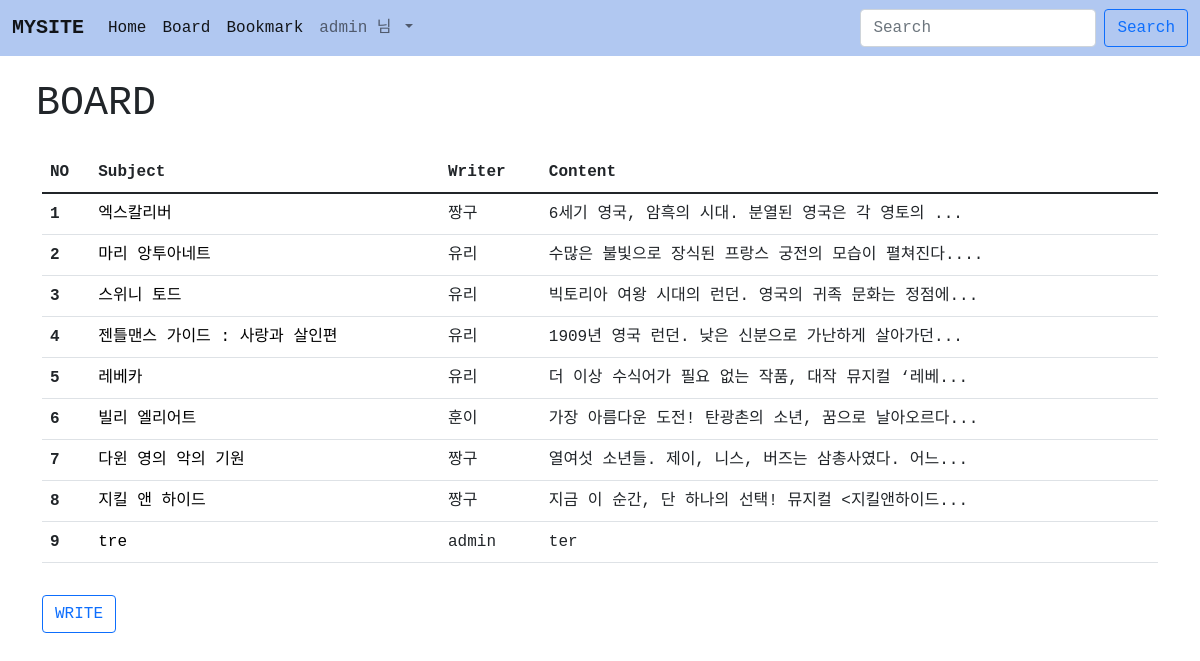
The page /board/ (signed in) on the database its author committed.
### acc/models.py (models this page shows, shortened)
class User(AbstractUser):
    pic = models.ImageField(upload_to='usr')
    point = models.IntegerField(default = 0)
    comment = models.TextField(blank=True) #테이블에 속성 추가할 때 blank = True 해주기-> migraion해주기

### board/models.py (models this page shows, shortened)
class Board(models.Model):
    subject = models.CharField(max_length=100)
    writer = models.CharField(max_length=30)
    content = models.TextField()
    photo = models.ImageField(blank=True, null=True)
    def summary(self):
        if len(self.content) >= 30:
            return self.content[:30] + "..."
        return self.content

### board/views.py (the view)
# urls.py: path('', views.index, name = 'index'),
def index(request):
    b = Board.objects.all()
    context = {
        'blist' : b,
    }
    return render(request, 'board/index.html', context)

### template/board/index.html
{% extends 'base.html' %}
{% block content %}
<div class = 'container m-4 jm'>
    <H1>BOARD</H1>
</div>
<div class = 'container mt-4 jm'>
    <table class="table table-hover">
        <thead>
          <tr>
            <th scope="col">NO</th>
            <th scope="col">Subject</th>
            <th scope="col">Writer</th>
            <th scope="col">Content</th>
          </tr>
        </thead>
        <tbody>
        {% for i in blist %}
          <tr>
            <th scope="row">{{ forloop.counter }}</th>
            <td><a href = "{% url 'board:detail' i.id %}" style="text-decoration:none; color: black;">{{i.subject}}</a></td>
            <td>{{ i.writer }}</td>
            <td>{{ i.summary }}</td>
          </tr>
        {% endfor %}
        </tbody>
      </table>
      {% if user.username %}
      <a href = "{% url 'board:create' %}"><button class = 'mt-3 btn btn-outline-primary'>WRITE</button></a>
      {% else %}
      <a href = "{% url 'acc:index' %}"><button class = 'mt-3 btn btn-outline-primary'>WRITE</button></a>
      {% endif %}
</div>
{% endblock %}

### template/base.html (shortened to what this page needs)
<!doctype html>
<html lang="en">
    <head>
        <link href="https://cdn.jsdelivr.net/npm/bootstrap@5.1.3/dist/css/bootstrap.min.css" rel="stylesheet">
    </head>
    <body>
        {% if user.is_authenticated %}
        <nav class="navbar navbar-expand-lg navbar-light jm" style="background-color :rgb(177, 200, 241)">
            <div class="container-fluid">
                <a class="navbar-brand" href="#"><b>MYSITE</b></a>
                <div class="collapse navbar-collapse" id="navbarSupportedContent">
                    <ul class="navbar-nav me-auto mb-2 mb-lg-0">
                        <li class="nav-item">
                            <a class="nav-link active" aria-current="page" href="{% url 'home:index' %}">Home</a>
                        </li>
                        <li class="nav-item">
                            <a class="nav-link active" aria-current="page" href="{% url 'board:index' %}">Board</a>
                        </li>
                        <li class="nav-item">
                            <a class="nav-link active" aria-current="page" href="{% url 'book:index' %}">Bookmark</a>
                        </li>
                        <li class="nav-item dropdown">
                            <a class="nav-link dropdown-toggle" href="#" id="navbarDropdown" role="button" data-bs-toggle="dropdown" aria-expanded="false">
                            {{ user.username }} 님
                            </a>
                        </li>
                    </ul>
                    <form class="d-flex">
                        <input class="form-control me-2" type="search" placeholder="Search" aria-label="Search">
                        <button class="btn btn-outline-primary" type="submit">Search</button>
                    </form>
                </div>
            </div>
        </nav>
        {% endif %}
        {% block content %}
        {% endblock %}
    </body>
</html>

### template/base.html (style rules this page uses)
.jm { font-family: 'Nanum Gothic Coding', monospace; }

### rows shown on the page
User: username "admin"
Board: subject "엑스칼리버", writer "짱구", summary "6세기 영국, 암흑의 시대. 분열된 영국은 각 영토의 ..."
Board: subject "마리 앙투아네트", writer "유리", summary "수많은 불빛으로 장식된 프랑스 궁전의 모습이 펼쳐진다...."
Board: subject "스위니 토드", writer "유리", summary "빅토리아 여왕 시대의 런던. 영국의 귀족 문화는 정점에..."
Board: subject "젠틀맨스 가이드 : 사랑과 살인편", writer "유리", summary "1909년 영국 런던. 낮은 신분으로 가난하게 살아가던..."
Board: subject "레베카", writer "유리", summary "더 이상 수식어가 필요 없는 작품, 대작 뮤지컬 ‘레베..."
Board: subject "빌리 엘리어트", writer "훈이", summary "가장 아름다운 도전! 탄광촌의 소년, 꿈으로 날아오르다..."
Board: subject "다윈 영의 악의 기원", writer "짱구", summary "열여섯 소년들. 제이, 니스, 버즈는 삼총사였다. 어느..."
Board: subject "지킬 앤 하이드", writer "짱구", summary "지금 이 순간, 단 하나의 선택! 뮤지컬 <지킬앤하이드..."
Board: subject "tre", writer "admin", summary "ter"
